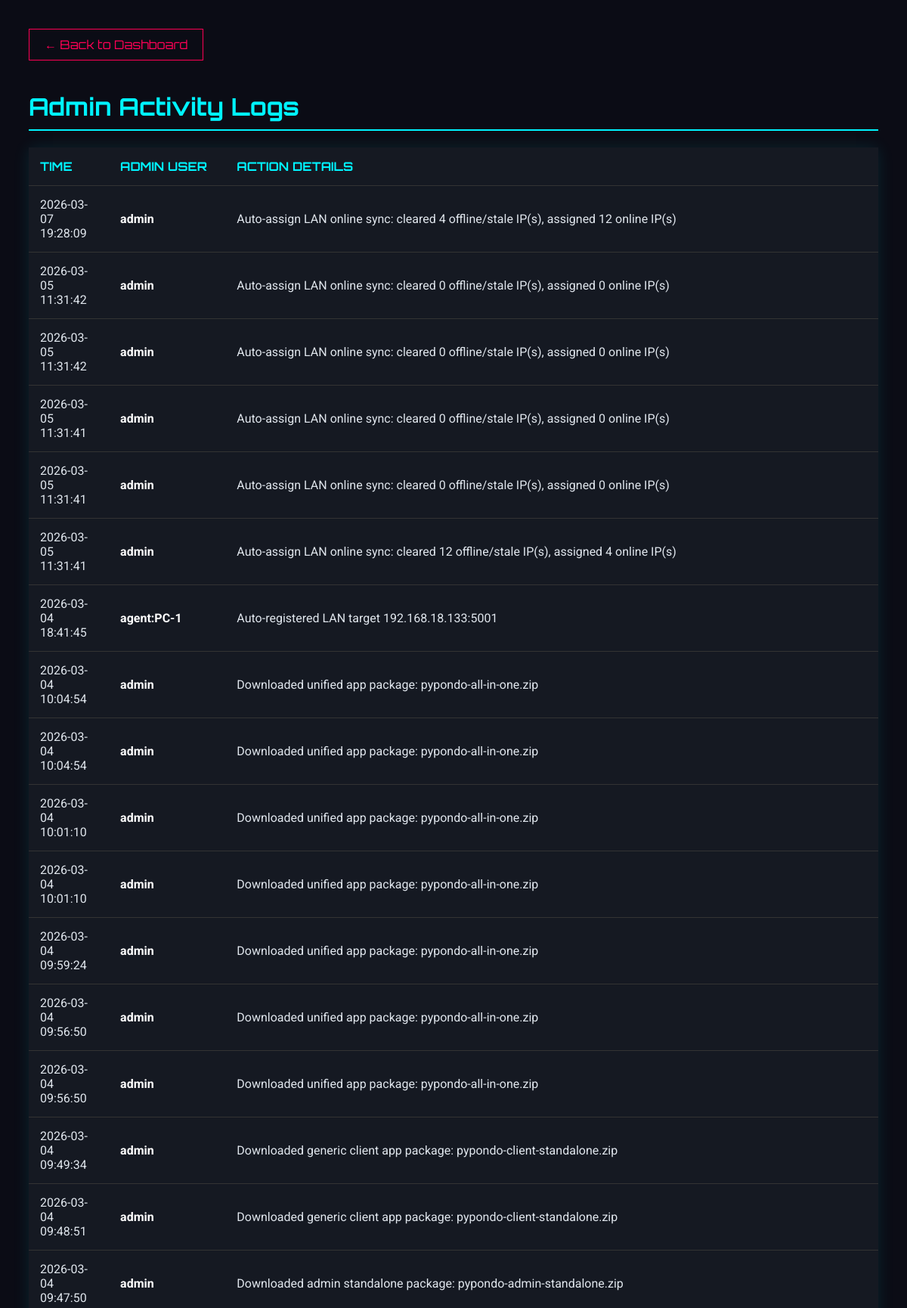
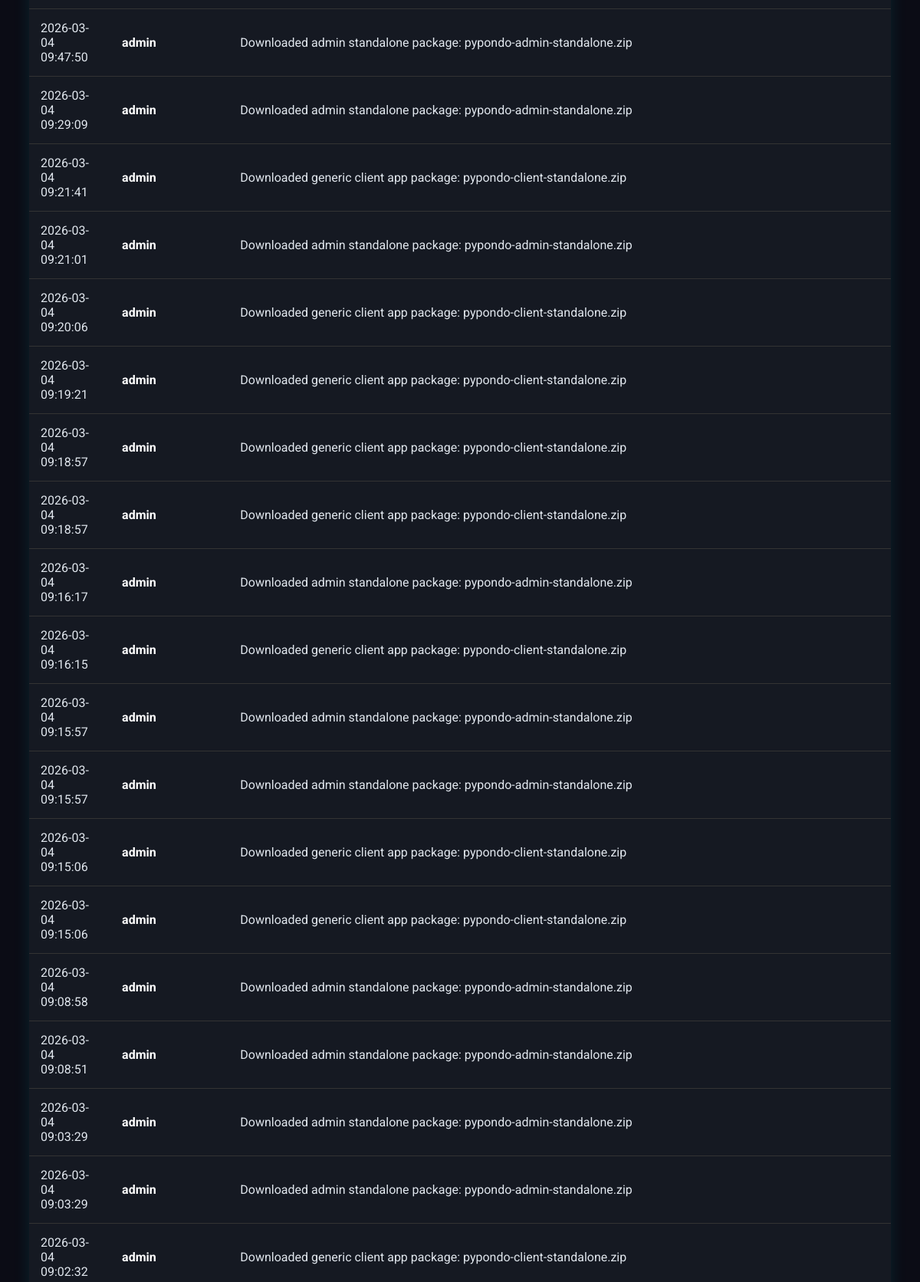
The app's page /logs (signed in, upper part) with its own data (2 pictures, top to bottom).
### app.py (models this page shows)
class AdminLog(db.Model):
    id = db.Column(db.Integer, primary_key=True)
    admin_name = db.Column(db.String(80))
    action = db.Column(db.String(255))
    timestamp = db.Column(db.DateTime, default=datetime.now)

### app.py (the view)
@app.route('/logs')
@login_required
def view_logs():
    if not current_user.is_admin: return redirect(url_for('index'))
    logs = AdminLog.query.order_by(AdminLog.timestamp.desc()).all()
    return render_template('logs.html', logs=logs)

### app.py (called while the page is built)
@login_manager.user_loader
def load_user(user_id):
    return db.session.get(User, int(user_id))

@app.before_request
def bootstrap_schema():
    if not getattr(app, "_schema_ready", False):
        db.create_all()
        ensure_pc_lan_ip_column()
        ensure_booking_date_column()
        ensure_session_last_charged_at_column()
        app._schema_ready = True

### templates/logs.html (shortened to what this page needs)
<!DOCTYPE html>
<html lang="en">
<head>
</head>
<body>
    <a href="/" class="back-btn">← Back to Dashboard</a>
    <h1>Admin Activity Logs</h1>
    <table>
        <thead>
            <tr>
                <th>Time</th>
                <th>Admin User</th>
                <th>Action Details</th>
            </tr>
        </thead>
        <tbody>
            {% for log in logs %}
            <tr>
                <td>{{ log.timestamp.strftime('%Y-%m-%d %H:%M:%S') }}</td>
                <td style="font-weight: bold; color: white;">{{ log.admin_name }}</td>
                <td>{{ log.action }}</td>
            </tr>
            {% else %}
            <tr>
                <td colspan="3" style="text-align:center; color:#666;">No logs found.</td>
            </tr>
            {% endfor %}
        </tbody>
    </table>
</body>
</html>

### templates/logs.html (style rules this page uses)
body { background-color: #0b0c15; color: #e0e6ed; font-family: 'Roboto', sans-serif; padding: 30px; }
h1 { font-family: 'Orbitron', sans-serif; color: #00f3ff; border-bottom: 2px solid #00f3ff; padding-bottom: 10px; }
table { width: 100%; border-collapse: collapse; background: #151922; margin-top: 20px; box-shadow: 0 0 20px rgba(0, 243, 255, 0.1); }
th, td { padding: 15px; text-align: left; border-bottom: 1px solid #333; }
th { color: #00f3ff; text-transform: uppercase; font-family: 'Orbitron', sans-serif; }
.back-btn { display: inline-block; margin-bottom: 20px; color: #ff0055; text-decoration: none; border: 1px solid #ff0055; padding: 10px 20px; font-family: 'Orbitron', sans-serif; }

### records on screen
AdminLog: timestamp "2026-03-07 19:28:09", admin_name "admin", action "Auto-assign LAN online sync: cleared 4 offline/stale IP(s), assigned 12 online IP(s)"
AdminLog: timestamp "2026-03-05 11:31:42", admin_name "admin", action "Auto-assign LAN online sync: cleared 0 offline/stale IP(s), assigned 0 online IP(s)"
AdminLog: timestamp "2026-03-05 11:31:42", admin_name "admin", action "Auto-assign LAN online sync: cleared 0 offline/stale IP(s), assigned 0 online IP(s)"
AdminLog: timestamp "2026-03-05 11:31:41", admin_name "admin", action "Auto-assign LAN online sync: cleared 0 offline/stale IP(s), assigned 0 online IP(s)"
AdminLog: timestamp "2026-03-05 11:31:41", admin_name "admin", action "Auto-assign LAN online sync: cleared 0 offline/stale IP(s), assigned 0 online IP(s)"
AdminLog: timestamp "2026-03-05 11:31:41", admin_name "admin", action "Auto-assign LAN online sync: cleared 12 offline/stale IP(s), assigned 4 online IP(s)"
AdminLog: timestamp "2026-03-04 18:41:45", admin_name "agent:PC-1", action "Auto-registered LAN target 192.168.18.133:5001"
AdminLog: timestamp "2026-03-04 10:04:54", admin_name "admin", action "Downloaded unified app package: pypondo-all-in-one.zip"
AdminLog: timestamp "2026-03-04 10:04:54", admin_name "admin", action "Downloaded unified app package: pypondo-all-in-one.zip"
AdminLog: timestamp "2026-03-04 10:01:10", admin_name "admin", action "Downloaded unified app package: pypondo-all-in-one.zip"
AdminLog: timestamp "2026-03-04 10:01:10", admin_name "admin", action "Downloaded unified app package: pypondo-all-in-one.zip"
AdminLog: timestamp "2026-03-04 09:59:24", admin_name "admin", action "Downloaded unified app package: pypondo-all-in-one.zip"
AdminLog: timestamp "2026-03-04 09:56:50", admin_name "admin", action "Downloaded unified app package: pypondo-all-in-one.zip"
AdminLog: timestamp "2026-03-04 09:56:50", admin_name "admin", action "Downloaded unified app package: pypondo-all-in-one.zip"
AdminLog: timestamp "2026-03-04 09:49:34", admin_name "admin", action "Downloaded generic client app package: pypondo-client-standalone.zip"
AdminLog: timestamp "2026-03-04 09:48:51", admin_name "admin", action "Downloaded generic client app package: pypondo-client-standalone.zip"
AdminLog: timestamp "2026-03-04 09:47:50", admin_name "admin", action "Downloaded admin standalone package: pypondo-admin-standalone.zip"
AdminLog: timestamp "2026-03-04 09:47:50", admin_name "admin", action "Downloaded admin standalone package: pypondo-admin-standalone.zip"
AdminLog: timestamp "2026-03-04 09:29:09", admin_name "admin", action "Downloaded admin standalone package: pypondo-admin-standalone.zip"
AdminLog: timestamp "2026-03-04 09:21:41", admin_name "admin", action "Downloaded generic client app package: pypondo-client-standalone.zip"
AdminLog: timestamp "2026-03-04 09:21:01", admin_name "admin", action "Downloaded admin standalone package: pypondo-admin-standalone.zip"
AdminLog: timestamp "2026-03-04 09:20:06", admin_name "admin", action "Downloaded generic client app package: pypondo-client-standalone.zip"
AdminLog: timestamp "2026-03-04 09:19:21", admin_name "admin", action "Downloaded generic client app package: pypondo-client-standalone.zip"
AdminLog: timestamp "2026-03-04 09:18:57", admin_name "admin", action "Downloaded generic client app package: pypondo-client-standalone.zip"
AdminLog: timestamp "2026-03-04 09:18:57", admin_name "admin", action "Downloaded generic client app package: pypondo-client-standalone.zip"
AdminLog: timestamp "2026-03-04 09:16:17", admin_name "admin", action "Downloaded admin standalone package: pypondo-admin-standalone.zip"
AdminLog: timestamp "2026-03-04 09:16:15", admin_name "admin", action "Downloaded generic client app package: pypondo-client-standalone.zip"
AdminLog: timestamp "2026-03-04 09:15:57", admin_name "admin", action "Downloaded admin standalone package: pypondo-admin-standalone.zip"
AdminLog: timestamp "2026-03-04 09:15:57", admin_name "admin", action "Downloaded admin standalone package: pypondo-admin-standalone.zip"
AdminLog: timestamp "2026-03-04 09:15:06", admin_name "admin", action "Downloaded generic client app package: pypondo-client-standalone.zip"
AdminLog: timestamp "2026-03-04 09:15:06", admin_name "admin", action "Downloaded generic client app package: pypondo-client-standalone.zip"
AdminLog: timestamp "2026-03-04 09:08:58", admin_name "admin", action "Downloaded admin standalone package: pypondo-admin-standalone.zip"
AdminLog: timestamp "2026-03-04 09:08:51", admin_name "admin", action "Downloaded admin standalone package: pypondo-admin-standalone.zip"
AdminLog: timestamp "2026-03-04 09:03:29", admin_name "admin", action "Downloaded admin standalone package: pypondo-admin-standalone.zip"
AdminLog: timestamp "2026-03-04 09:03:29", admin_name "admin", action "Downloaded admin standalone package: pypondo-admin-standalone.zip"
AdminLog: timestamp "2026-03-04 09:02:32", admin_name "admin", action "Downloaded generic client app package: pypondo-client-standalone.zip"
